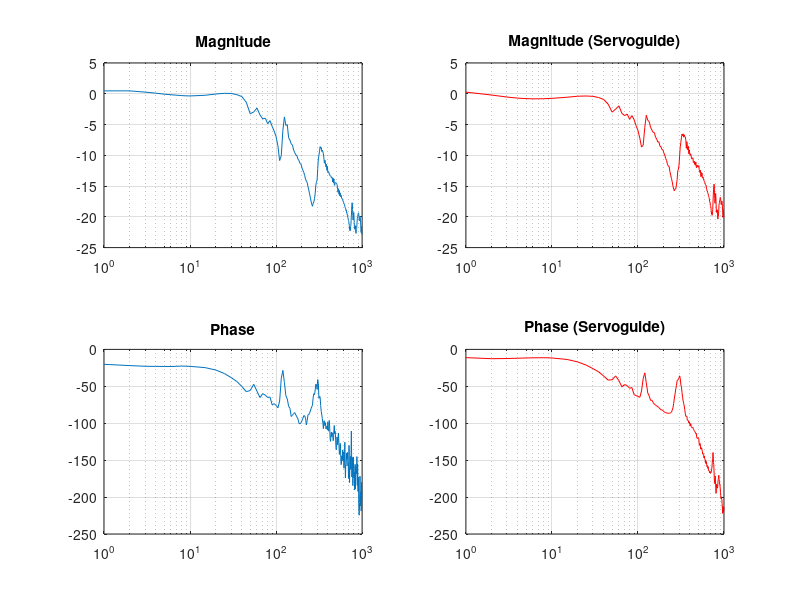

Here is the MATLAB script that generated this plot:
clear, close all, clc
pkg load signal

%Reading ServoGuide Files
  FrequencyResponseServoguide=csvread('ServoGuideFrequencyResponse.csv');
  %Data from servoguide file_in_loadpath
    SG_PHASE = FrequencyResponseServoguide([5:end],4);
    SG_GAIN = FrequencyResponseServoguide([5:end],3);
    SG_FREQUENCY = FrequencyResponseServoguide([5:end],2);

%Reading Own Software File
  TimeResponseOwnsoftware=csvread('SoftwareTimeResponse.csv');   
  %Data from own software file
    OS_TCMD=TimeResponseOwnsoftware([2023:47677],1);
    OS_FRTCM=TimeResponseOwnsoftware([2023:47677],2);
    OS_FREQUENCY=TimeResponseOwnsoftware([2023:47677],3);
    OS_TIME=0:0.25:(length(OS_FREQUENCY)-1)*0.25;

% Own-software analysis
if false
  figure
  subplot(3,3,1)
  plot(OS_TIME, OS_FRTCM, 'b')
  title('Input Signal (FRTCM)')
  subplot(3,3,2)
  plot(OS_TIME, OS_TCMD, 'k')
  title('Output Signal (TCMD)')
  grid
  
  Fsam = 1000/0.25; #4000 Hz
  Fnyq = Fsam/2;
  Fc = 500; %Cutting Frequency
  [b, a] = butter(10, Fc/Fnyq);
  t = OS_TIME;
  input = OS_TCMD;
  output = filter(b,a,input);
  subplot(3,3,3)
  plot(t, output,'r')
  title('Filtered ouput (TCMD)')
  grid
  OS_TCMD_BUTTER = output;
  
  n = length(OS_TIME);
  uT = abs(fft(OS_FRTCM)/n);
  u = 2*uT(1:n/2+1);
  u(1:end-1) = u(1:end-1);
  f = Fsam * (1:(n/2)+1)/n;
  subplot(3,3,4)
  semilogx(f,u,'b')
  title('Input signal frequency spectrum')
  grid 
  u_OS_FRTCM = u;
  
  uT = fft(OS_TCMD)/n;
  u = 2*uT(1:n/2+1);
  u(1:end-1) = u(1:end-1);
  f = Fsam * (1:(n/2)+1)/n;
  subplot(3,3,5)
  semilogx(f,abs(u),'k')
  title('Output signal frequency spectrum')
  grid
  u_OS_TCMD = u;
  
  uT = fft(OS_TCMD_BUTTER)/n;
  u = 2*uT(1:n/2+1);
  u(1:end-1) = u(1:end-1);
  f = Fsam * (1:(n/2)+1)/n;
  subplot(3,3,6)
  semilogx(f,abs(u),'r')
  title('Filtered output signal frequency spectrum')
  grid
  u_OS_TCMD_BUTTER = u;
  
  H_ORIGINAL = abs(u_OS_TCMD./u_OS_FRTCM);
  f = Fsam * (1:(n/2)+1)/n;
  MagData = 20*log10(H_ORIGINAL);
  subplot(3,3,8)
  semilogx(f,MagData,'k')
  title('Bode Diagrama Original Data (Magnitude)')
  grid
  
  H_FILTERED = u_OS_TCMD_BUTTER./u_OS_FRTCM;
  f = Fsam * (1:(n/2)+1)/n;
  MagData = 20*log10(abs(H_FILTERED));
  PhaseData = angle(H_FILTERED)*180/pi;
  subplot(3,3,9)
  semilogx(f,MagData,'r')
  title('Bode Diagrama Filtered Data (Magnitude)')
  grid
end

% Extracting frequencies range
j=1;
for i=1:length(OS_FREQUENCY)-1
  if OS_FREQUENCY(i) != OS_FREQUENCY(i+1) || i == length(OS_FREQUENCY)-1
    FREQUENCIES(j)=OS_FREQUENCY(i);
    j=j+1;
  end
end

% Define variables
Fsam = 1000/0.25; #4000 Hz
Fnyq = Fsam/2;
Fc = 500; %Cutting Frequency
[b, a] = butter(10, Fc/Fnyq);
t = OS_TIME;
input = OS_TCMD;
output = filter(b,a,input);
OS_TCMD_BUTTER = output;

% Plotting input and output
if false
  figure
  subplot(3,3,1)
  plot(OS_TIME, OS_FRTCM, 'b')
  title('Input Signal (FRTCM)')
  subplot(3,3,2)
  plot(OS_TIME, OS_TCMD, 'k')
  title('Output Signal (TCMD)')
  grid
  subplot(3,3,3)
  plot(t, output,'r')
  title('Filtered ouput (TCMD)')
  grid
end 

% Extracting maximum values
j=1;
aux_OS_TCMD = [0];
aux_OS_FRTCM = [0];
aux_OS_TCMD_BUTTER = [0];
MAXS = [];
for i=1:length(OS_FREQUENCY)
  if OS_FREQUENCY(i) == FREQUENCIES(j)
    aux_OS_TCMD = [aux_OS_TCMD; OS_TCMD(i)];
    aux_OS_FRTCM = [aux_OS_FRTCM; OS_FRTCM(i)];
    aux_OS_TCMD_BUTTER = [aux_OS_TCMD_BUTTER; OS_TCMD_BUTTER(i)];
    else
      n = length(aux_OS_FRTCM);
      f = Fsam * (1:(n/2)+1)/n;
      
      uT = abs(fft(aux_OS_FRTCM)/n);
      u = 2*uT(1:n/2+1);
      u(1:end-1) = u(1:end-1);
      max_OS_FRTCM = max(u);
      
      uT = fft(aux_OS_TCMD)/n;
      u = 2*uT(1:n/2+1);
      u(1:end-1) = u(1:end-1);
      max_OS_TCMD = max(u);
      auxu = sort(u);
      
      uT = fft(aux_OS_TCMD_BUTTER)/n;
      u = 2*uT(1:n/2+1);
      u(1:end-1) = u(1:end-1);
      max_OS_TCMD_BUTTER = max(u);

    MAXS = [MAXS;FREQUENCIES(j), max_OS_FRTCM, max_OS_TCMD, max_OS_TCMD_BUTTER];
    aux_OS_TCMD = [];
    aux_OS_FRTCM = [];
    aux_OS_TCMD_BUTTER = [];
    aux_OS_TCMD = [aux_OS_TCMD; OS_TCMD(i)];
    aux_OS_FRTCM = [aux_OS_FRTCM; OS_FRTCM(i)];
    aux_OS_TCMD_BUTTER = [aux_OS_TCMD_BUTTER; OS_TCMD_BUTTER(i)];
    j=j+1;
  end
end
MAXS = [MAXS;FREQUENCIES(j), max_OS_FRTCM, max_OS_TCMD, max_OS_TCMD_BUTTER];

% Plotting Bode Diagram
  %Plotting results after handling data
  H = MAXS(:,3)./MAXS(:,2);
  f = MAXS(:,1);
  MagData = 20*log10(abs(H));
  PhaseData = angle(H)*180/pi-100;
  figure
  subplot(2,2,1)
  semilogx(f,MagData)
  title('Magnitude')
  grid
  subplot(2,2,3)
  semilogx(f,PhaseData)
  title('Phase')
  grid

  %Plotting results from servoguide
  subplot(2,2,2)
  semilogx(SG_FREQUENCY,SG_GAIN,'r')
  title('Magnitude (Servoguide)')
  grid
  subplot(2,2,4)
  semilogx(SG_FREQUENCY,SG_PHASE,'r')
  title('Phase (Servoguide)')
  grid
  clear all